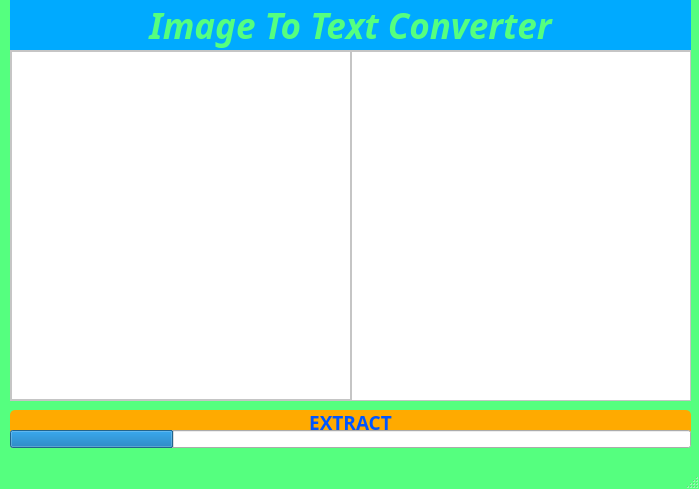
<?xml version="1.0" encoding="UTF-8"?>
<ui version="4.0">
 <class>MainWindow</class>
 <widget class="QMainWindow" name="MainWindow">
  <property name="geometry">
   <rect>
    <x>0</x>
    <y>0</y>
    <width>699</width>
    <height>489</height>
   </rect>
  </property>
  <property name="windowTitle">
   <string>MainWindow</string>
  </property>
  <property name="styleSheet">
   <string notr="true">QMainWindow{
   background-color:rgb(85, 255, 127) ;
}
QLabel{ 
  background-color:rgb(0, 255, 255);
  color:rgb(85, 255, 127);
  }
QFrame,QFrame{  
  background-color:rgb(255, 255, 255);
 }
QPushButton{  
  border-radius:5px;
  color: rgb(0, 85, 255) ;
  background-color: rgb(255, 170, 0);
 }
QPushButton::hover{  
  border-radius:5px;
  color:rgb(170, 85, 255)  ;
  background-color: rgb(255, 85, 0);
 }</string>
  </property>
  <widget class="QWidget" name="centralwidget">
   <widget class="QLabel" name="label">
    <property name="geometry">
     <rect>
      <x>10</x>
      <y>0</y>
      <width>681</width>
      <height>50</height>
     </rect>
    </property>
    <property name="maximumSize">
     <size>
      <width>700</width>
      <height>50</height>
     </size>
    </property>
    <property name="palette">
     <palette>
      <active>
       <colorrole role="WindowText">
        <brush brushstyle="SolidPattern">
         <color alpha="255">
          <red>0</red>
          <green>0</green>
          <blue>0</blue>
         </color>
        </brush>
       </colorrole>
       <colorrole role="Button">
        <brush brushstyle="SolidPattern">
         <color alpha="255">
          <red>0</red>
          <green>170</green>
          <blue>255</blue>
         </color>
        </brush>
       </colorrole>
       <colorrole role="Text">
        <brush brushstyle="SolidPattern">
         <color alpha="255">
          <red>0</red>
          <green>0</green>
          <blue>255</blue>
         </color>
        </brush>
       </colorrole>
       <colorrole role="ButtonText">
        <brush brushstyle="SolidPattern">
         <color alpha="255">
          <red>255</red>
          <green>255</green>
          <blue>255</blue>
         </color>
        </brush>
       </colorrole>
       <colorrole role="Base">
        <brush brushstyle="SolidPattern">
         <color alpha="255">
          <red>0</red>
          <green>170</green>
          <blue>255</blue>
         </color>
        </brush>
       </colorrole>
       <colorrole role="Window">
        <brush brushstyle="SolidPattern">
         <color alpha="255">
          <red>0</red>
          <green>170</green>
          <blue>255</blue>
         </color>
        </brush>
       </colorrole>
       <colorrole role="PlaceholderText">
        <brush brushstyle="SolidPattern">
         <color alpha="128">
          <red>255</red>
          <green>255</green>
          <blue>255</blue>
         </color>
        </brush>
       </colorrole>
      </active>
      <inactive>
       <colorrole role="WindowText">
        <brush brushstyle="SolidPattern">
         <color alpha="255">
          <red>0</red>
          <green>0</green>
          <blue>0</blue>
         </color>
        </brush>
       </colorrole>
       <colorrole role="Button">
        <brush brushstyle="SolidPattern">
         <color alpha="255">
          <red>0</red>
          <green>170</green>
          <blue>255</blue>
         </color>
        </brush>
       </colorrole>
       <colorrole role="Text">
        <brush brushstyle="SolidPattern">
         <color alpha="255">
          <red>0</red>
          <green>0</green>
          <blue>255</blue>
         </color>
        </brush>
       </colorrole>
       <colorrole role="ButtonText">
        <brush brushstyle="SolidPattern">
         <color alpha="255">
          <red>255</red>
          <green>255</green>
          <blue>255</blue>
         </color>
        </brush>
       </colorrole>
       <colorrole role="Base">
        <brush brushstyle="SolidPattern">
         <color alpha="255">
          <red>0</red>
          <green>170</green>
          <blue>255</blue>
         </color>
        </brush>
       </colorrole>
       <colorrole role="Window">
        <brush brushstyle="SolidPattern">
         <color alpha="255">
          <red>0</red>
          <green>170</green>
          <blue>255</blue>
         </color>
        </brush>
       </colorrole>
       <colorrole role="PlaceholderText">
        <brush brushstyle="SolidPattern">
         <color alpha="128">
          <red>255</red>
          <green>255</green>
          <blue>255</blue>
         </color>
        </brush>
       </colorrole>
      </inactive>
      <disabled>
       <colorrole role="WindowText">
        <brush brushstyle="SolidPattern">
         <color alpha="255">
          <red>255</red>
          <green>255</green>
          <blue>255</blue>
         </color>
        </brush>
       </colorrole>
       <colorrole role="Button">
        <brush brushstyle="SolidPattern">
         <color alpha="255">
          <red>0</red>
          <green>170</green>
          <blue>255</blue>
         </color>
        </brush>
       </colorrole>
       <colorrole role="Text">
        <brush brushstyle="SolidPattern">
         <color alpha="255">
          <red>255</red>
          <green>255</green>
          <blue>255</blue>
         </color>
        </brush>
       </colorrole>
       <colorrole role="ButtonText">
        <brush brushstyle="SolidPattern">
         <color alpha="255">
          <red>255</red>
          <green>255</green>
          <blue>255</blue>
         </color>
        </brush>
       </colorrole>
       <colorrole role="Base">
        <brush brushstyle="SolidPattern">
         <color alpha="255">
          <red>0</red>
          <green>170</green>
          <blue>255</blue>
         </color>
        </brush>
       </colorrole>
       <colorrole role="Window">
        <brush brushstyle="SolidPattern">
         <color alpha="255">
          <red>0</red>
          <green>170</green>
          <blue>255</blue>
         </color>
        </brush>
       </colorrole>
       <colorrole role="PlaceholderText">
        <brush brushstyle="SolidPattern">
         <color alpha="128">
          <red>255</red>
          <green>255</green>
          <blue>255</blue>
         </color>
        </brush>
       </colorrole>
      </disabled>
     </palette>
    </property>
    <property name="font">
     <font>
      <family>Sitka Text Semibold</family>
      <pointsize>26</pointsize>
      <italic>true</italic>
      <bold>true</bold>
     </font>
    </property>
    <property name="layoutDirection">
     <enum>Qt::LeftToRight</enum>
    </property>
    <property name="styleSheet">
     <string notr="true">QLabel{
  background-color:rgb(0, 170, 255);
 }</string>
    </property>
    <property name="text">
     <string>Image To Text Converter</string>
    </property>
    <property name="alignment">
     <set>Qt::AlignCenter</set>
    </property>
   </widget>
   <widget class="QFrame" name="mainFrame">
    <property name="geometry">
     <rect>
      <x>10</x>
      <y>50</y>
      <width>681</width>
      <height>351</height>
     </rect>
    </property>
    <property name="minimumSize">
     <size>
      <width>0</width>
      <height>0</height>
     </size>
    </property>
    <property name="frameShape">
     <enum>QFrame::StyledPanel</enum>
    </property>
    <property name="frameShadow">
     <enum>QFrame::Raised</enum>
    </property>
    <layout class="QHBoxLayout" name="horizontalLayout">
     <property name="spacing">
      <number>0</number>
     </property>
     <property name="leftMargin">
      <number>0</number>
     </property>
     <property name="topMargin">
      <number>0</number>
     </property>
     <property name="rightMargin">
      <number>0</number>
     </property>
     <property name="bottomMargin">
      <number>0</number>
     </property>
     <item>
      <widget class="QFrame" name="int_frame">
       <property name="palette">
        <palette>
         <active>
          <colorrole role="Button">
           <brush brushstyle="SolidPattern">
            <color alpha="255">
             <red>255</red>
             <green>255</green>
             <blue>255</blue>
            </color>
           </brush>
          </colorrole>
          <colorrole role="Base">
           <brush brushstyle="SolidPattern">
            <color alpha="255">
             <red>255</red>
             <green>255</green>
             <blue>255</blue>
            </color>
           </brush>
          </colorrole>
          <colorrole role="Window">
           <brush brushstyle="SolidPattern">
            <color alpha="255">
             <red>255</red>
             <green>255</green>
             <blue>255</blue>
            </color>
           </brush>
          </colorrole>
         </active>
         <inactive>
          <colorrole role="Button">
           <brush brushstyle="SolidPattern">
            <color alpha="255">
             <red>255</red>
             <green>255</green>
             <blue>255</blue>
            </color>
           </brush>
          </colorrole>
          <colorrole role="Base">
           <brush brushstyle="SolidPattern">
            <color alpha="255">
             <red>255</red>
             <green>255</green>
             <blue>255</blue>
            </color>
           </brush>
          </colorrole>
          <colorrole role="Window">
           <brush brushstyle="SolidPattern">
            <color alpha="255">
             <red>255</red>
             <green>255</green>
             <blue>255</blue>
            </color>
           </brush>
          </colorrole>
         </inactive>
         <disabled>
          <colorrole role="Button">
           <brush brushstyle="SolidPattern">
            <color alpha="255">
             <red>255</red>
             <green>255</green>
             <blue>255</blue>
            </color>
           </brush>
          </colorrole>
          <colorrole role="Base">
           <brush brushstyle="SolidPattern">
            <color alpha="255">
             <red>255</red>
             <green>255</green>
             <blue>255</blue>
            </color>
           </brush>
          </colorrole>
          <colorrole role="Window">
           <brush brushstyle="SolidPattern">
            <color alpha="255">
             <red>255</red>
             <green>255</green>
             <blue>255</blue>
            </color>
           </brush>
          </colorrole>
         </disabled>
        </palette>
       </property>
       <property name="frameShape">
        <enum>QFrame::StyledPanel</enum>
       </property>
       <property name="frameShadow">
        <enum>QFrame::Raised</enum>
       </property>
       <widget class="QWidget" name="horizontalLayoutWidget">
        <property name="geometry">
         <rect>
          <x>0</x>
          <y>0</y>
          <width>341</width>
          <height>361</height>
         </rect>
        </property>
        <layout class="QHBoxLayout" name="imgLayout"/>
       </widget>
      </widget>
     </item>
     <item>
      <widget class="QFrame" name="inter_frame2">
       <property name="frameShape">
        <enum>QFrame::StyledPanel</enum>
       </property>
       <property name="frameShadow">
        <enum>QFrame::Raised</enum>
       </property>
       <property name="lineWidth">
        <number>1</number>
       </property>
       <widget class="QTextEdit" name="textEdit">
        <property name="geometry">
         <rect>
          <x>0</x>
          <y>0</y>
          <width>341</width>
          <height>351</height>
         </rect>
        </property>
        <property name="minimumSize">
         <size>
          <width>0</width>
          <height>250</height>
         </size>
        </property>
        <property name="maximumSize">
         <size>
          <width>400</width>
          <height>700</height>
         </size>
        </property>
       </widget>
      </widget>
     </item>
    </layout>
   </widget>
   <widget class="QPushButton" name="submit">
    <property name="geometry">
     <rect>
      <x>10</x>
      <y>410</y>
      <width>681</width>
      <height>25</height>
     </rect>
    </property>
    <property name="maximumSize">
     <size>
      <width>16777215</width>
      <height>25</height>
     </size>
    </property>
    <property name="palette">
     <palette>
      <active>
       <colorrole role="WindowText">
        <brush brushstyle="SolidPattern">
         <color alpha="255">
          <red>0</red>
          <green>0</green>
          <blue>0</blue>
         </color>
        </brush>
       </colorrole>
       <colorrole role="Button">
        <brush brushstyle="SolidPattern">
         <color alpha="255">
          <red>255</red>
          <green>170</green>
          <blue>0</blue>
         </color>
        </brush>
       </colorrole>
       <colorrole role="Text">
        <brush brushstyle="SolidPattern">
         <color alpha="255">
          <red>0</red>
          <green>0</green>
          <blue>0</blue>
         </color>
        </brush>
       </colorrole>
       <colorrole role="ButtonText">
        <brush brushstyle="SolidPattern">
         <color alpha="255">
          <red>0</red>
          <green>0</green>
          <blue>0</blue>
         </color>
        </brush>
       </colorrole>
       <colorrole role="Base">
        <brush brushstyle="SolidPattern">
         <color alpha="255">
          <red>255</red>
          <green>170</green>
          <blue>0</blue>
         </color>
        </brush>
       </colorrole>
       <colorrole role="Window">
        <brush brushstyle="SolidPattern">
         <color alpha="255">
          <red>255</red>
          <green>170</green>
          <blue>0</blue>
         </color>
        </brush>
       </colorrole>
       <colorrole role="PlaceholderText">
        <brush brushstyle="SolidPattern">
         <color alpha="128">
          <red>0</red>
          <green>0</green>
          <blue>0</blue>
         </color>
        </brush>
       </colorrole>
      </active>
      <inactive>
       <colorrole role="WindowText">
        <brush brushstyle="SolidPattern">
         <color alpha="255">
          <red>0</red>
          <green>0</green>
          <blue>0</blue>
         </color>
        </brush>
       </colorrole>
       <colorrole role="Button">
        <brush brushstyle="SolidPattern">
         <color alpha="255">
          <red>255</red>
          <green>170</green>
          <blue>0</blue>
         </color>
        </brush>
       </colorrole>
       <colorrole role="Text">
        <brush brushstyle="SolidPattern">
         <color alpha="255">
          <red>0</red>
          <green>0</green>
          <blue>0</blue>
         </color>
        </brush>
       </colorrole>
       <colorrole role="ButtonText">
        <brush brushstyle="SolidPattern">
         <color alpha="255">
          <red>0</red>
          <green>0</green>
          <blue>0</blue>
         </color>
        </brush>
       </colorrole>
       <colorrole role="Base">
        <brush brushstyle="SolidPattern">
         <color alpha="255">
          <red>255</red>
          <green>170</green>
          <blue>0</blue>
         </color>
        </brush>
       </colorrole>
       <colorrole role="Window">
        <brush brushstyle="SolidPattern">
         <color alpha="255">
          <red>255</red>
          <green>170</green>
          <blue>0</blue>
         </color>
        </brush>
       </colorrole>
       <colorrole role="PlaceholderText">
        <brush brushstyle="SolidPattern">
         <color alpha="128">
          <red>0</red>
          <green>0</green>
          <blue>0</blue>
         </color>
        </brush>
       </colorrole>
      </inactive>
      <disabled>
       <colorrole role="WindowText">
        <brush brushstyle="SolidPattern">
         <color alpha="255">
          <red>0</red>
          <green>0</green>
          <blue>0</blue>
         </color>
        </brush>
       </colorrole>
       <colorrole role="Button">
        <brush brushstyle="SolidPattern">
         <color alpha="255">
          <red>255</red>
          <green>170</green>
          <blue>0</blue>
         </color>
        </brush>
       </colorrole>
       <colorrole role="Text">
        <brush brushstyle="SolidPattern">
         <color alpha="255">
          <red>0</red>
          <green>0</green>
          <blue>0</blue>
         </color>
        </brush>
       </colorrole>
       <colorrole role="ButtonText">
        <brush brushstyle="SolidPattern">
         <color alpha="255">
          <red>0</red>
          <green>0</green>
          <blue>0</blue>
         </color>
        </brush>
       </colorrole>
       <colorrole role="Base">
        <brush brushstyle="SolidPattern">
         <color alpha="255">
          <red>255</red>
          <green>170</green>
          <blue>0</blue>
         </color>
        </brush>
       </colorrole>
       <colorrole role="Window">
        <brush brushstyle="SolidPattern">
         <color alpha="255">
          <red>255</red>
          <green>170</green>
          <blue>0</blue>
         </color>
        </brush>
       </colorrole>
       <colorrole role="PlaceholderText">
        <brush brushstyle="SolidPattern">
         <color alpha="128">
          <red>0</red>
          <green>0</green>
          <blue>0</blue>
         </color>
        </brush>
       </colorrole>
      </disabled>
     </palette>
    </property>
    <property name="font">
     <font>
      <family>Sitka Text Semibold</family>
      <pointsize>14</pointsize>
      <italic>false</italic>
      <bold>true</bold>
     </font>
    </property>
    <property name="mouseTracking">
     <bool>true</bool>
    </property>
    <property name="text">
     <string>EXTRACT</string>
    </property>
    <property name="checkable">
     <bool>true</bool>
    </property>
   </widget>
   <widget class="QProgressBar" name="progressBar">
    <property name="geometry">
     <rect>
      <x>10</x>
      <y>430</y>
      <width>681</width>
      <height>18</height>
     </rect>
    </property>
    <property name="maximumSize">
     <size>
      <width>16777215</width>
      <height>18</height>
     </size>
    </property>
    <property name="font">
     <font>
      <kerning>true</kerning>
     </font>
    </property>
    <property name="value">
     <number>24</number>
    </property>
    <property name="textVisible">
     <bool>false</bool>
    </property>
   </widget>
  </widget>
  <widget class="QMenuBar" name="menubar">
   <property name="geometry">
    <rect>
     <x>0</x>
     <y>0</y>
     <width>699</width>
     <height>22</height>
    </rect>
   </property>
  </widget>
  <widget class="QStatusBar" name="statusbar"/>
 </widget>
 <resources/>
 <connections/>
</ui>
